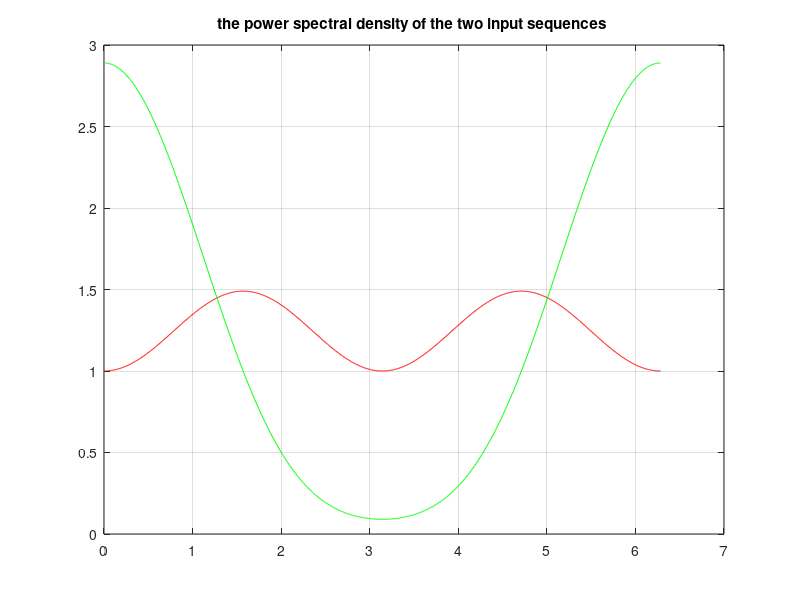

This figure's MATLAB source: (Note: this script raises an error after producing the figure.)
clear;clc;
tic
misa=input("enter the misadjustment:");
MSE1=zeros(1,20000);
MSE2=zeros(1,20000);
N=15;% the length of the filter
wo=[ones(1,7),-1*ones(1,8)];% the impulse response of the filter

h1=[0.35,1,-0.35];nh1=0:length(h1)-1;
h2=[0.35,1,0.35];nh2=0:length(h2)-1;% the impulse responses of coloring filters
k=0:1000;w=k*2*pi/1000;
H1=h1*exp(-1i*nh1'*w);H2=h2*exp(-1i*nh2'*w);
figure(1);
plot(w,(abs(H1)).^2,'r');grid on;% .^2! not ^2 directly!
hold on;
plot(w,abs((H2)).^2,'g');% the power spectral density of the two input sequences 
title('the power spectral density of the two input sequences ');

for m=1:100
v=randn(1,20000);nv=0:length(v)-1;% generate the Gaussian white noise sequence
x1=filter(h1,1,v);nx1=0:length(x1)-1;
x2=filter(h2,1,v);nx2=0:length(x2)-1;
R1=corlnm2(x1,N);% calculate the correlation matrix of the input x
R2=corlnm2(x2,N);
lambda1=eig(R1);lambda2=eig(R2);
spread1=max(lambda1)/min(lambda1);
spread2=max(lambda2)/min(lambda2);
tr1=trace(R1);
tr2=trace(R2);
miu1=misa/(N*(h1*h1'));miu2=misa/(N*(h2*h2'));
x11=zeros(1,N);x22=zeros(1,N);
w1=zeros(1,N);w2=zeros(1,N);
for j=0:10000
x11=x1(N+j:-1:j+1);
x22=x2(N+j:-1:j+1);
eo=sqrt(0.001)*randn(1,1);
d1=wo*x11'+eo;d2=wo*x22'+eo;% generate the desired output
y1=w1*x11';
y2=w2*x22';
e1=d1-y1;MSE1(j+1)=MSE1(j+1)+e1^2;
e2=d2-y2;MSE2(j+1)=MSE2(j+1)+e2^2;
w1=w1+2*miu1*e1*x11;
w2=w2+2*miu2*e2*x22;
end
end

disp(w1);
disp(w2);
MSE1=MSE1/100;MSE2=MSE2/100;
figure(2);
semilogy(MSE1);
hold on;
semilogy(MSE2);
legend(["H1(z)","H2(z)"]);
toc
